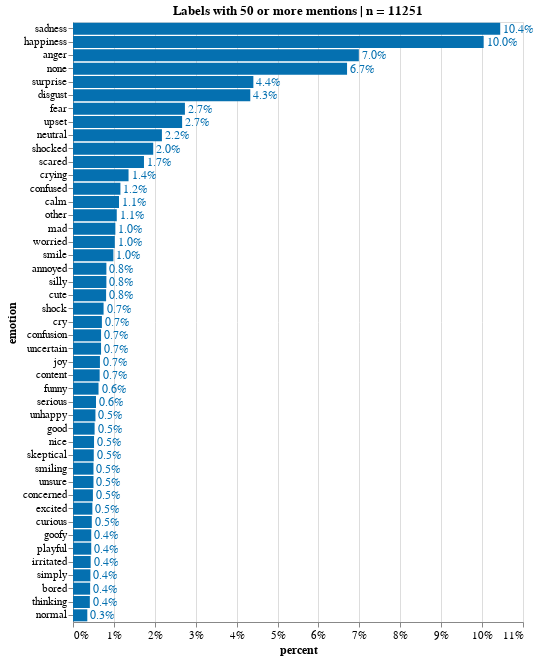

The code cell stored with this chart in its notebook:
### Code cell
source = df_emo_overall[df_emo_overall['counts'] > 49]
title = 'Labels with 50 or more mentions | n = '+ source['counts'].sum().astype(str)
X, Y = 'percent:Q', 'emotion:N'
w, h= 450, 600
txs, ls, ts = 12, 11, 12

chart_overall_per = simple_per_bar(source, title=title, X=X, Y=Y, width=w, height=h, text_size = txs, label_size = ls, title_size=ts)
chart_overall_per.display(renderer='svg')

### Figure 1 — Vega-Lite specification as saved in the notebook (floating-point values rounded to 4 significant figures)
{"config": {"view": {"continuousWidth": 400, "continuousHeight": 300}, "axis": {"labelFontSize": 11, "titleFontSize": 12}}, "layer": [{"mark": "bar", "encoding": {"color": {"condition": {"value": "orange", "test": "(datum.emotion === null)"}, "value": "#0570b0"}, "x": {"type": "quantitative", "axis": {"format": ".0%"}, "field": "percent"}, "y": {"type": "nominal", "field": "emotion", "sort": "-x"}}, "title": "Labels with 50 or more mentions | n = 11251"}, {"mark": {"type": "text", "align": "left", "baseline": "middle", "dx": 3, "fontSize": 12}, "encoding": {"color": {"condition": {"value": "orange", "test": "(datum.emotion === null)"}, "value": "#0570b0"}, "text": {"type": "quantitative", "field": "percent", "format": ".1%"}, "x": {"type": "quantitative", "axis": {"format": ".0%"}, "field": "percent"}, "y": {"type": "nominal", "field": "emotion", "sort": "-x"}}, "title": "Labels with 50 or more mentions | n = 11251"}], "data": {"name": "data-9bf1605baabbec63fddf58622395f40f"}, "height": 600, "width": 450, "$schema": "https://vega.github.io/schema/vega-lite/v4.8.1.json", "datasets": {"data-9bf1605baabbec63fddf58622395f40f": [{"counts": 1523, "emotion": "sadness", "percent": 0.1044}, {"counts": 1464, "emotion": "happiness", "percent": 0.1004}, {"counts": 1019, "emotion": "anger", "percent": 0.06987}, {"counts": 977, "emotion": "none", "percent": 0.06699}, {"counts": 643, "emotion": "surprise", "percent": 0.04409}, {"counts": 632, "emotion": "disgust", "percent": 0.04334}, {"counts": 399, "emotion": "fear", "percent": 0.02736}, {"counts": 389, "emotion": "upset", "percent": 0.02667}, {"counts": 317, "emotion": "neutral", "percent": 0.02174}, {"counts": 286, "emotion": "shocked", "percent": 0.01961}, {"counts": 253, "emotion": "scared", "percent": 0.01735}, {"counts": 198, "emotion": "crying", "percent": 0.01358}, {"counts": 169, "emotion": "confused", "percent": 0.01159}, {"counts": 164, "emotion": "calm", "percent": 0.01125}, {"counts": 156, "emotion": "other", "percent": 0.0107}, {"counts": 151, "emotion": "mad", "percent": 0.01035}, {"counts": 149, "emotion": "worried", "percent": 0.01022}, {"counts": 144, "emotion": "smile", "percent": 0.009874}, {"counts": 119, "emotion": "annoyed", "percent": 0.00816}, {"counts": 119, "emotion": "silly", "percent": 0.00816}, {"counts": 118, "emotion": "cute", "percent": 0.008091}, {"counts": 109, "emotion": "shock", "percent": 0.007474}, {"counts": 103, "emotion": "cry", "percent": 0.007063}, {"counts": 100, "emotion": "confusion", "percent": 0.006857}, {"counts": 100, "emotion": "uncertain", "percent": 0.006857}, {"counts": 96, "emotion": "joy", "percent": 0.006583}, {"counts": 95, "emotion": "content", "percent": 0.006514}, {"counts": 91, "emotion": "funny", "percent": 0.00624}, {"counts": 82, "emotion": "serious", "percent": 0.005623}, {"counts": 80, "emotion": "unhappy", "percent": 0.005485}, {"counts": 77, "emotion": "good", "percent": 0.00528}, {"counts": 75, "emotion": "nice", "percent": 0.005143}, {"counts": 74, "emotion": "skeptical", "percent": 0.005074}, {"counts": 73, "emotion": "smiling", "percent": 0.005005}, {"counts": 73, "emotion": "unsure", "percent": 0.005005}, {"counts": 71, "emotion": "concerned", "percent": 0.004868}, {"counts": 69, "emotion": "excited", "percent": 0.004731}, {"counts": 67, "emotion": "curious", "percent": 0.004594}, {"counts": 65, "emotion": "goofy", "percent": 0.004457}, {"counts": 65, "emotion": "playful", "percent": 0.004457}, {"counts": 63, "emotion": "irritated", "percent": 0.00432}, {"counts": 62, "emotion": "simply", "percent": 0.004251}, {"counts": 61, "emotion": "bored", "percent": 0.004183}, {"counts": 60, "emotion": "thinking", "percent": 0.004114}, {"counts": 51, "emotion": "normal", "percent": 0.003497}]}}
